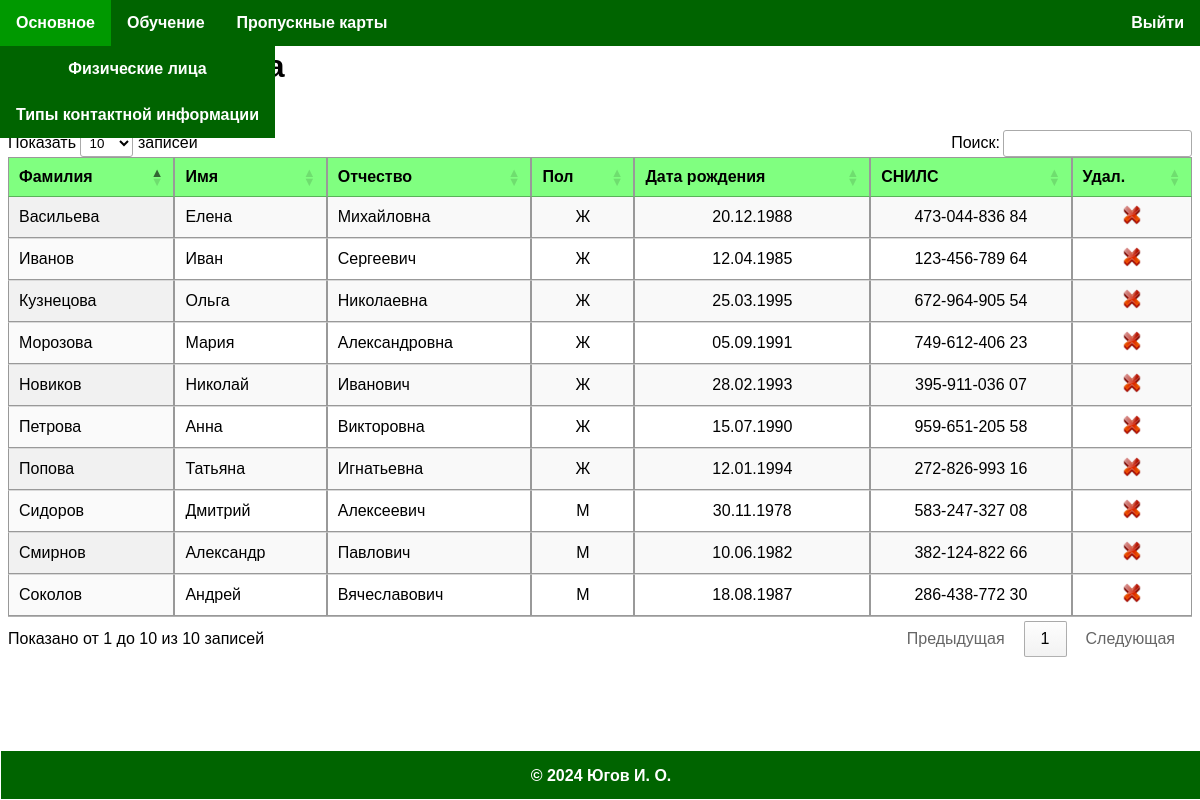
/base/individual/list/ (signed in), run on an earlier commit of the app's database.
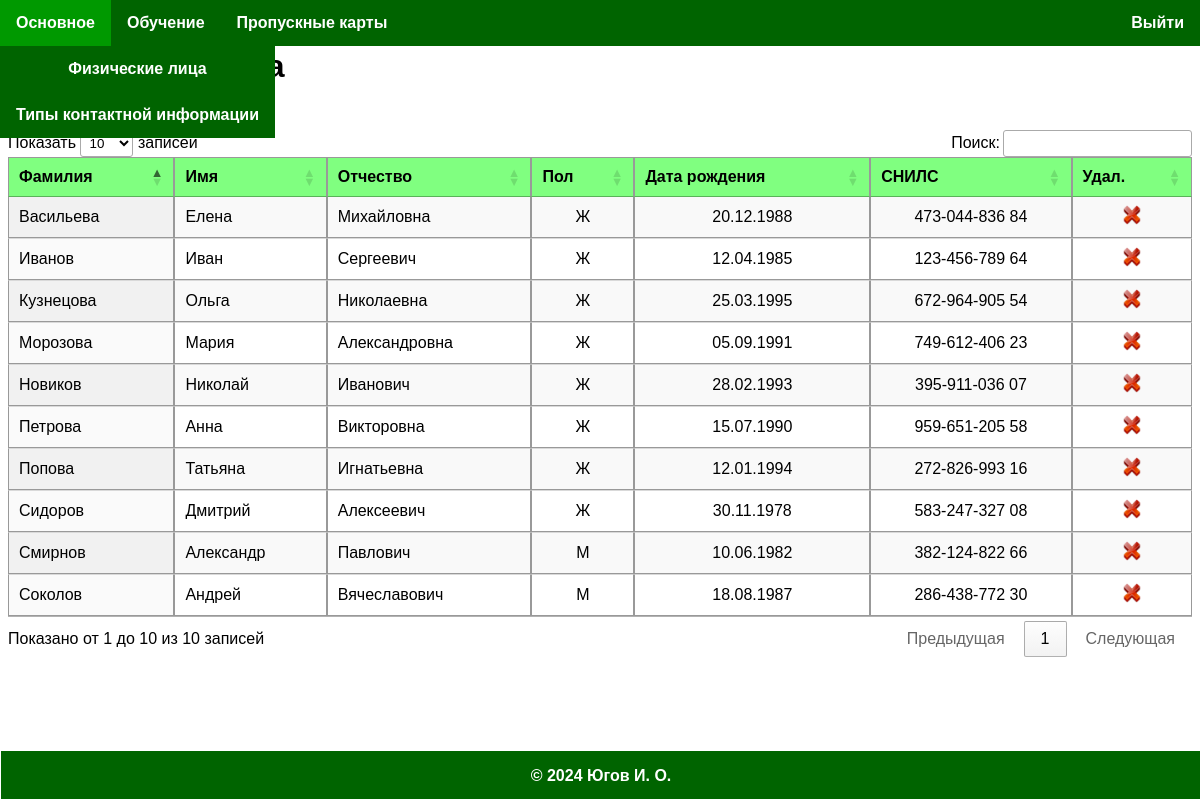
And on a later commit of the database.
### base/models.py (models this page shows, shortened)
class Individual(models.Model):
    GENDER_CHOICES = [
        ('Ж', 'Женский'),
        ('M', 'Мужской'),
        ('-', 'Не указан'),
    ]
    '''Пол (значения).'''
    last_name = models.CharField(_("Фамилия"), max_length=50)
    '''Фамилия.'''
    first_name = models.CharField(_("Имя"), max_length=50)
    '''Имя.'''
    patronymic = models.CharField(_("Отчество"), max_length=50, blank=True, null=True)
    '''Отчество.'''
    gender = models.CharField(_("Пол"), max_length=1, choices=GENDER_CHOICES, default='-')
    '''Пол.'''
    birth_date = models.DateField(_("Дата рождения"), blank=True, null=True)
    '''Дата рождения.'''
    social_insurance_number = models.CharField(
        _("СНИЛС"),
        max_length=14,
        validators=[social_insurance_number_validator],
        blank=True, null=True, unique=True
    )
    '''СНИЛС.'''
    class Meta:
        verbose_name = _("Физическое лицо")
        verbose_name_plural = _("Физические лица")

### base/views.py (the view)
# urls.py: path('individual/list/', views.individual_list, name='individual_list'),
@login_required(login_url='/login/')
def individual_list(request):
    individuals = Individual.objects.all()
    return render(request, 'entities/individual/list.html', {'username': request.user.username, 'individual_list': individuals})

### templates/entities/individual/list.html (shortened to what this page needs)
{% extends 'base.html' %}
{% load static %}
{% block content %}
    <h1>Физические лица</h1>
    <div id="resizable-container" data-container-id="individual-1">
        <a href="{% url 'individual_new' %}"><img class="action-icon" src="{% static 'icons/add.png' %}" alt="Создать"></a>
        <table class="catalog-items display" id="myTable" data-table-id="individual-1">
            <thead>
                <tr>
                    <th class="resizable-th">Фамилия</th>
                    <th class="resizable-th">Имя</th>
                    <th class="resizable-th">Отчество</th>
                    <th class="resizable-th">Пол</th>
                    <th class="resizable-th">Дата рождения</th>
                    <th class="resizable-th">СНИЛС</th>
                    <th class="resizable-th">Удал.</th>
                </tr>
            </thead>
            <tbody>
            {% for individual in individual_list %}
            <tr class="{% cycle 'odd' 'even' %}" onclick="window.location.href='{% url 'individual_edit' individual.pk %}'">
                <td class="cell-text">{{ individual.last_name }}</td>
                <td class="cell-text">{{ individual.first_name }}</td>
                <td class="cell-text">{{ individual.patronymic }}</td>
                <td class="cell-label">{{ individual.gender }}</td>
                <td class="cell-date">{{ individual.birth_date | date:"d.m.Y"}}</td>
                <td class="cell-label">{{ individual.social_insurance_number }}</td>
                <td class="cell-button"><a href="{% url 'individual_delete' individual.pk %}"><img class="action-icon" src="{% static 'icons/delete.png' %}" alt="Удалить"></a></td>
            </tr>
            {% endfor %}
            </tbody>
        </table>
    </div>
{% endblock %}

What changed in the data, as far as the page shows it:
changed Individual "Сидоров": gender "М" → "Ж"
